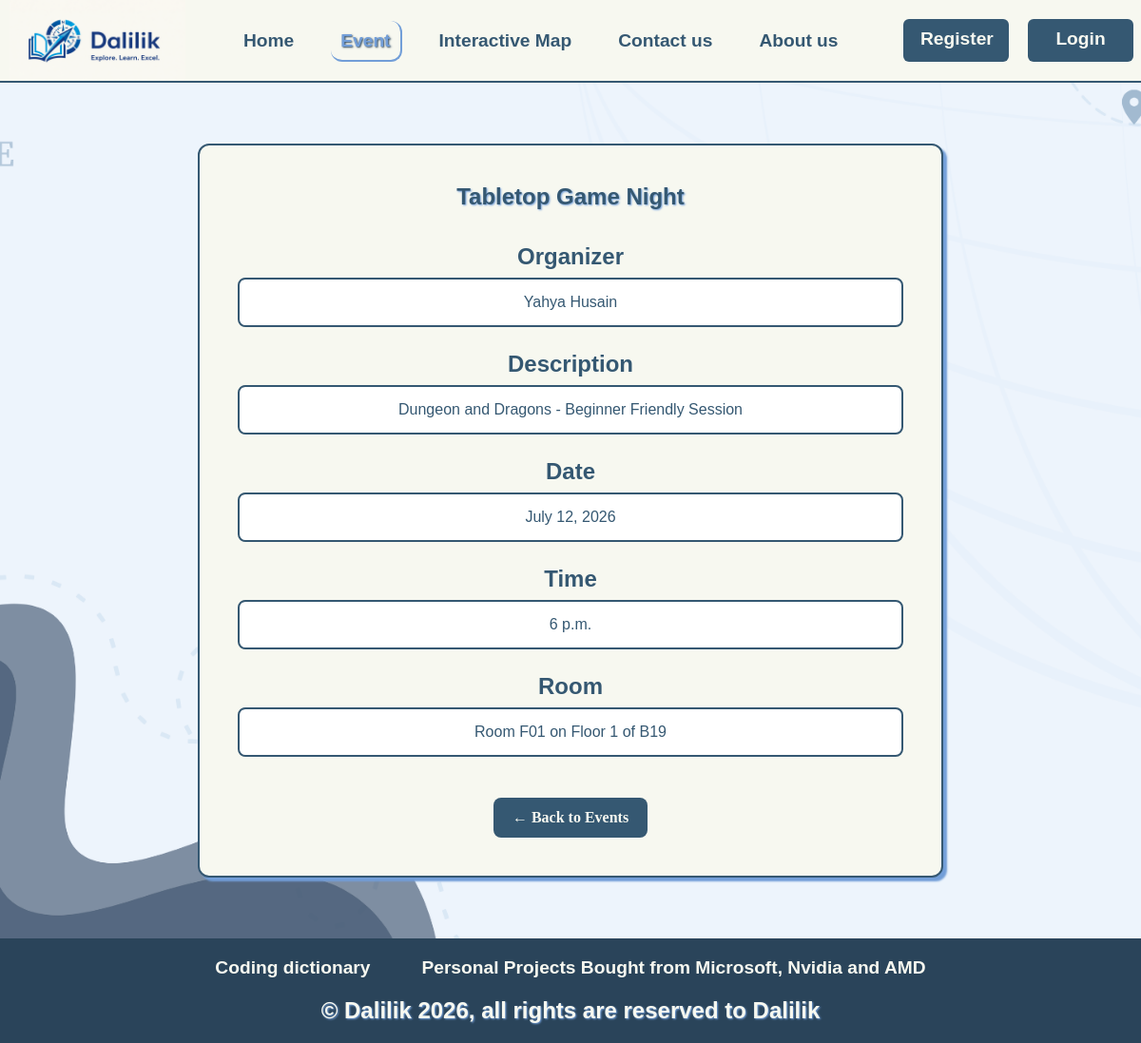
Before: /event/1/ with the older database file.
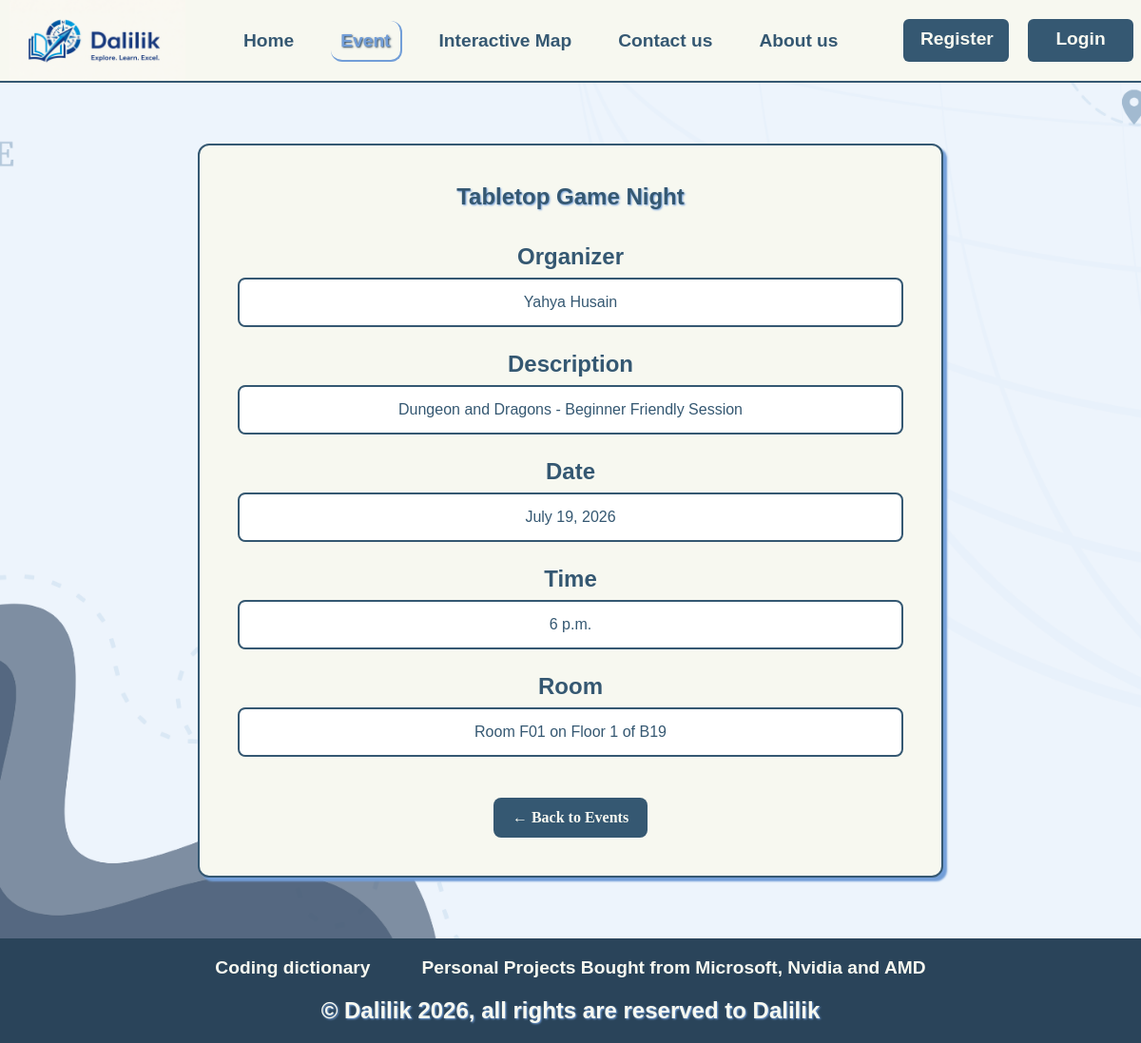
After: the same page with the newer database file.
### pages2/models.py (models this page shows, shortened)
class Event(models.Model):
    name = models.CharField(max_length=100)
    organizer = models.CharField(max_length=100, default="")
    description = models.TextField()
    date = models.DateField()
    time = models.TimeField()
    room = models.ForeignKey(Room, on_delete=models.CASCADE, related_name='events')

class Room(models.Model):
    number = models.CharField(max_length=10)
    floor = models.ForeignKey(Floor, on_delete=models.CASCADE, related_name='rooms')
    description = models.TextField()
    picture = models.ImageField(upload_to='rooms/', blank=True)
    def __str__(self):
        return f"Room {self.number} on {self.floor}"

class Floor(models.Model):
    number = models.IntegerField()
    building = models.ForeignKey(Building, on_delete=models.CASCADE, related_name='floors')
    description = models.TextField()
    picture = models.ImageField(upload_to='floors/', blank=True)
    def __str__(self):
        return f"Floor {self.number} of {self.building.name}"

class Building(models.Model):
    name = models.CharField(max_length=100)
    map = models.ForeignKey(Map, on_delete=models.CASCADE, related_name='buildings')
    description = models.TextField()
    picture = models.ImageField(upload_to='buildings/', blank=True)

### pages2/views.py (the view)
# urls.py: path('event/<int:id>/', views.event_detail, name='event_detail'),
def event_detail(request, id):
    event = get_object_or_404(Event, id=id)
    return render(request, 'Event/Event_Detail.html', {"active_page": "event", "event": event})

### pages2/templates/Event/Event_detail.html (shortened to what this page needs)
{% extends "base.html" %}
{% load static %}
{% block main-content %}
<section class="event-detail-page">
    <div class="event-detail-card">
        <h1>{{ event.name }}</h1>
        <div class="detail-row">
            <h2>Organizer</h2>
            <p>{{ event.organizer }}</p>
        </div>
        <div class="detail-row">
            <h2>Description</h2>
            <p>{{ event.description }}</p>
        </div>
        <div class="detail-row">
            <h2>Date</h2>
            <p>{{ event.date }}</p>
        </div>
        <div class="detail-row">
            <h2>Time</h2>
            <p>{{ event.time }}</p>
        </div>
        <div class="detail-row">
            <h2>Room</h2>
            <p>{{ event.room }}</p>
        </div>
        <br>
        <a class="back-button" href="{% url 'event' %}">
            ← Back to Events
        </a>
    </div>
</section>
{% endblock %}

Changed rows visible on the page:
changed Event "Tabletop Game Night": date "July 12, 2026" → "July 19, 2026"
